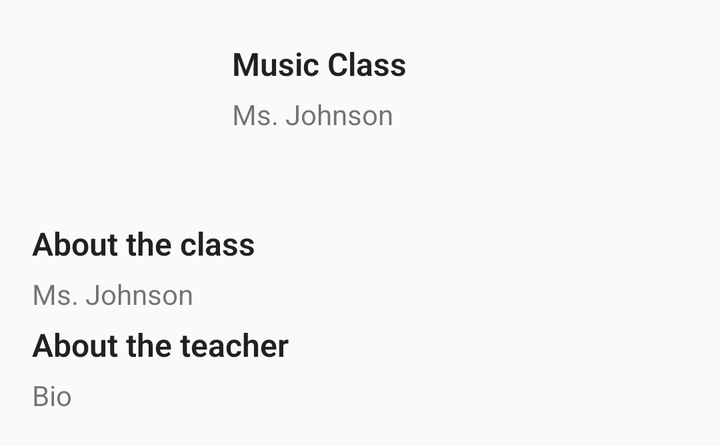
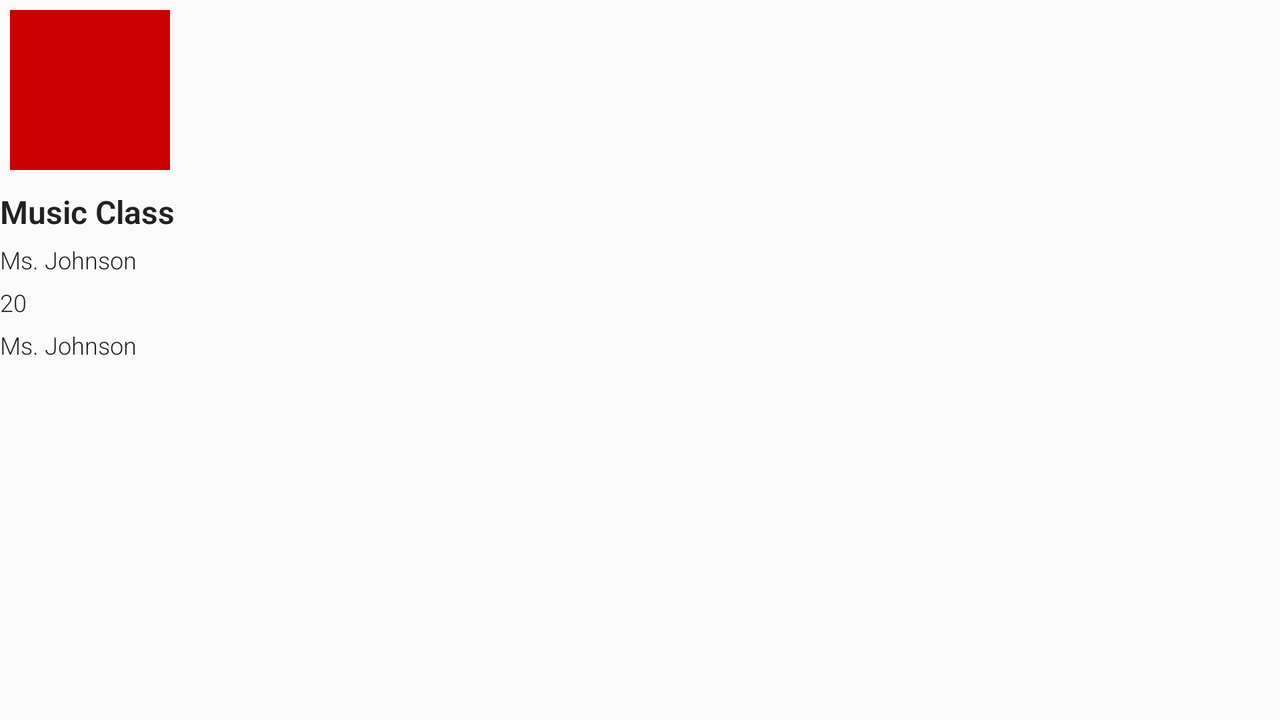

Two renders of one Android screen. The first uses the default layout on a phone; the second uses the alternative layout the repository ships for a different screen configuration, on a matching device. The two XML files are below.
<!-- AndroidManifest.xml: application theme AppTheme -->
<!-- res/layout/fragment_class_details.xml -->
<?xml version="1.0" encoding="utf-8"?>
<LinearLayout xmlns:android="http://schemas.android.com/apk/res/android"
    xmlns:tools="http://schemas.android.com/tools"
    android:orientation="vertical"
    android:layout_width="match_parent"
    android:padding="16dp"
    android:layout_height="wrap_content"
    android:weightSum="1">

    <LinearLayout xmlns:android="http://schemas.android.com/apk/res/android"
        xmlns:tools="http://schemas.android.com/tools"
        android:orientation="horizontal"
        android:layout_width="wrap_content"
        android:layout_height="wrap_content"
        android:weightSum="1">

        <ImageView
            android:id="@+id/ivTeacherImage"
            android:layout_width="90dp"
            android:layout_height="90dp"
            android:adjustViewBounds="true"
            android:layout_marginRight="10dp"
            android:layout_alignParentTop="true"
            android:layout_weight="0.02" />

        <LinearLayout xmlns:android="http://schemas.android.com/apk/res/android"
            xmlns:tools="http://schemas.android.com/tools"
            android:orientation="vertical"
            android:layout_width="wrap_content"
            android:layout_height="wrap_content"
            android:weightSum="1">

            <TextView
                android:id="@+id/tvKlassName"
                android:layout_width="wrap_content"
                android:layout_height="wrap_content"
                android:layout_marginTop="5dp"
                android:layout_alignParentTop="true"
                style="@style/TextStyle.Bold"
                android:layout_toRightOf="@id/ivTeacherImage"
                tools:text="Music Class" />

            <TextView
                android:id="@+id/tvTeacherName"
                android:layout_width="wrap_content"
                android:layout_height="wrap_content"
                android:layout_toRightOf="@id/ivTeacherImage"
                android:layout_below="@id/tvKlassName"
                tools:text="Ms. Johnson"
                android:paddingTop="5dp" />
        </LinearLayout>
    </LinearLayout>

    <TextView
        android:id="@+id/tvAboutClass"
        android:layout_width="wrap_content"
        android:layout_height="wrap_content"
        style="@style/TextStyle.Bold"
        android:text="About the class"
        android:paddingTop="5dp" />

    <TextView
        android:id="@+id/tvClassDescription"
        android:layout_width="wrap_content"
        android:layout_height="wrap_content"
        tools:text="Ms. Johnson"
        android:paddingTop="5dp" />

    <TextView
        android:id="@+id/tvAboutTeacher"
        android:layout_width="wrap_content"
        android:layout_height="wrap_content"
        style="@style/TextStyle.Bold"
        android:text="About the teacher"
        android:paddingTop="5dp" />

    <TextView
        android:id="@+id/tvTeacherBio"
        android:layout_width="wrap_content"
        android:layout_height="wrap_content"
        tools:text="Bio"
        android:paddingTop="5dp" />

</LinearLayout>
<!-- resources referenced by this layout -->
<resources>
  <style name="TextStyle.Bold">
          <item name="android:textStyle">bold</item>
      </style>
  <style name="AppTheme" parent="Theme.AppCompat.Light.DarkActionBar">
          
          <item name="colorPrimary">@color/colorPrimary</item>
          <item name="colorPrimaryDark">@color/colorPrimaryDark</item>
          <item name="colorAccent">@color/colorAccent</item>
  
          <item name="android:buttonStyle">@style/KCButton</item>
          <item name="android:textViewStyle">@style/AppTheme.Widget.TextView</item>
      </style>
  <color name="colorPrimary">#4CAF50</color>
  <color name="colorPrimaryDark">#388E3C</color>
  <color name="colorAccent">#FF9800</color>
  <style name="KCButton" parent="android:Widget.Button">
          <item name="android:textColor">#ffffff</item>
          <item name="android:textSize">16sp</item>
          <item name="android:background">@drawable/states_button</item>
      </style>
  <style name="AppTheme.Widget.TextView" parent="android:Widget.Holo.Light.TextView">
          <item name="fontPath">fonts/AktivGroteskMedium.ttf</item>
      </style>
  <!-- drawable states_button (drawable-hdpi) -->
  <?xml version="1.0" encoding="utf-8"?>
  <selector xmlns:android="http://schemas.android.com/apk/res/android">
      <item
          android:drawable="@drawable/shape_button_pressed"
          android:state_pressed="true"
          android:state_enabled="true"
          />
      <item
          android:drawable="@drawable/shape_button"
          android:state_pressed="false"
          android:state_enabled="true"
          />
  </selector>
  <!-- drawable shape_button_pressed (drawable-hdpi) -->
  <?xml version="1.0" encoding="utf-8"?>
  <shape xmlns:android="http://schemas.android.com/apk/res/android">
      <solid android:color="#365899"/>
      <corners android:radius="4dp"/>
      <stroke android:color="#365899" android:width="2dp"/>
      <padding android:bottom="10dp" android:left="10dp" android:right="10dp" android:top="10dp" />
  
  </shape>
  <!-- drawable shape_button (drawable-hdpi) -->
  <?xml version="1.0" encoding="utf-8"?>
  <shape xmlns:android="http://schemas.android.com/apk/res/android">
      <solid android:color="#4267b2"/>
      <corners android:radius="4dp"/>
      <stroke android:color="#4267b2" android:width="2dp"/>
      <padding android:bottom="10dp" android:left="10dp" android:right="10dp" android:top="10dp" />
  
  </shape>
</resources>
<!-- res/layout-land/fragment_class_details.xml (the repository's variant of the layout above) -->
<!-- drawn on the phone turned sideways -->
<?xml version="1.0" encoding="utf-8"?>
<LinearLayout xmlns:android="http://schemas.android.com/apk/res/android"
    xmlns:tools="http://schemas.android.com/tools"
    android:orientation="vertical"
    android:layout_width="match_parent"
    android:layout_height="match_parent">

    <ImageView
        android:id="@+id/ivTeacherImage"
        android:layout_width="80dp"
        android:layout_height="80dp"
        android:adjustViewBounds="true"
        android:layout_alignParentTop="true"
        android:nestedScrollingEnabled="true"
        android:layout_margin="5dp"
        android:src="@android:color/holo_red_dark" />

    <TextView
        android:id="@+id/tvKlassName"
        android:layout_width="wrap_content"
        android:layout_height="wrap_content"
        android:layout_marginTop="5dp"
        android:layout_alignParentTop="true"
        style="@style/TextStyle.Bold"
        android:layout_toRightOf="@id/ivTeacherImage"
        tools:text="Music Class" />

    <TextView
        android:id="@+id/tvTeacherName"
        android:layout_width="wrap_content"
        android:layout_height="wrap_content"
        android:layout_toRightOf="@id/ivTeacherImage"
        android:layout_below="@id/tvKlassName"
        style="@style/TextStyle.Small"
        tools:text="Ms. Johnson"
        android:paddingTop="5dp" />

    <TextView
        android:id="@+id/tvNumStudents"
        android:layout_width="wrap_content"
        android:layout_height="wrap_content"
        android:layout_toRightOf="@id/ivTeacherImage"
        android:layout_below="@id/tvKlassName"
        style="@style/TextStyle.Small"
        tools:text="20"
        android:paddingTop="5dp" />

    <TextView
        android:id="@+id/tvClassDescription"
        android:layout_width="wrap_content"
        android:layout_height="wrap_content"
        android:layout_below="@id/ivTeacherImage"
        style="@style/TextStyle.Small"
        tools:text="Ms. Johnson"
        android:paddingTop="5dp" />

</LinearLayout>
<!-- resources referenced by the variant -->
<!-- as the phone turned sideways resolves them -->
<resources>
  <style name="TextStyle.Bold">
          <item name="android:textStyle">bold</item>
      </style>
  <style name="TextStyle.Small">
          <item name="android:textSize">12sp</item>
      </style>
  <style name="AppTheme" parent="Theme.AppCompat.Light.DarkActionBar">
          
          <item name="colorPrimary">@color/colorPrimary</item>
          <item name="colorPrimaryDark">@color/colorPrimaryDark</item>
          <item name="colorAccent">@color/colorAccent</item>
  
          <item name="android:buttonStyle">@style/KCButton</item>
          <item name="android:textViewStyle">@style/AppTheme.Widget.TextView</item>
      </style>
  <color name="colorPrimary">#4CAF50</color>
  <color name="colorPrimaryDark">#388E3C</color>
  <color name="colorAccent">#FF9800</color>
  <style name="KCButton" parent="android:Widget.Button">
          <item name="android:textColor">#ffffff</item>
          <item name="android:textSize">16sp</item>
          <item name="android:background">@drawable/states_button</item>
      </style>
  <style name="AppTheme.Widget.TextView" parent="android:Widget.Holo.Light.TextView">
          <item name="fontPath">fonts/AktivGroteskMedium.ttf</item>
      </style>
  <!-- drawable states_button (drawable-hdpi) -->
  <?xml version="1.0" encoding="utf-8"?>
  <selector xmlns:android="http://schemas.android.com/apk/res/android">
      <item
          android:drawable="@drawable/shape_button_pressed"
          android:state_pressed="true"
          android:state_enabled="true"
          />
      <item
          android:drawable="@drawable/shape_button"
          android:state_pressed="false"
          android:state_enabled="true"
          />
  </selector>
  <!-- drawable shape_button_pressed (drawable-hdpi) -->
  <?xml version="1.0" encoding="utf-8"?>
  <shape xmlns:android="http://schemas.android.com/apk/res/android">
      <solid android:color="#365899"/>
      <corners android:radius="4dp"/>
      <stroke android:color="#365899" android:width="2dp"/>
      <padding android:bottom="10dp" android:left="10dp" android:right="10dp" android:top="10dp" />
  
  </shape>
  <!-- drawable shape_button (drawable-hdpi) -->
  <?xml version="1.0" encoding="utf-8"?>
  <shape xmlns:android="http://schemas.android.com/apk/res/android">
      <solid android:color="#4267b2"/>
      <corners android:radius="4dp"/>
      <stroke android:color="#4267b2" android:width="2dp"/>
      <padding android:bottom="10dp" android:left="10dp" android:right="10dp" android:top="10dp" />
  
  </shape>
</resources>
